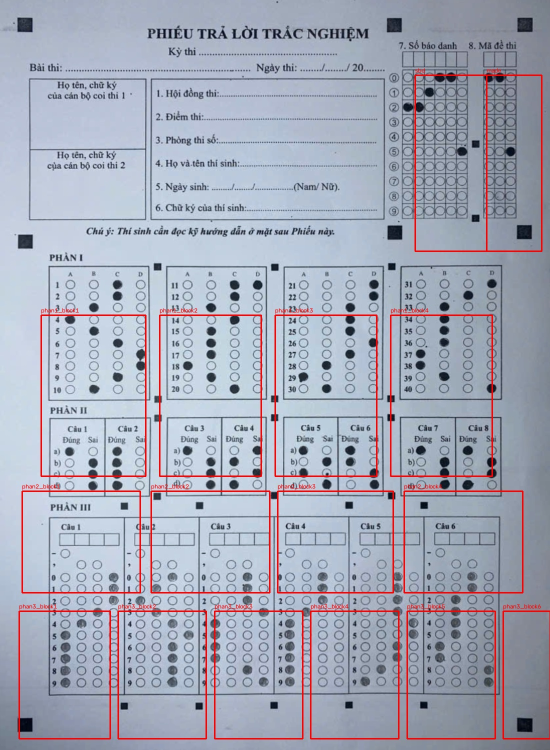
#> input picture modules/output/debug/04_regions_overlay.jpg, 1100 x 1500 px (shown at 1/2 size); its folder holds only this picture in this run
$ python sweep_marker_area.py --dir modules/output/debug
#> lines starting #> are read from the running program, lines starting #| are printed output that depends on the picture; after the words box and inside, x2 and y2 are one past the last pixel; in counts of white or black regions, pixels touching at a corner belong together
#> in main, image is the input picture: shape (1500, 1100, 3); mean B, G, R 183.5, 168.4, 164.5
### modules/preprocessing.py
"""
Module: Preprocessing
Áp dụng kiến thức: Toán tử điểm ảnh, Lọc tuyến tính/phi tuyến, Nhị phân hóa
- Chuyển ảnh xám: giảm chiều dữ liệu, chuẩn hóa đầu vào
- Khử nhiễu: Gaussian Blur (lọc tuyến tính) / Median Blur (lọc phi tuyến, tốt cho nhiễu muối tiêu)
- Cân bằng sáng: CLAHE (Contrast Limited Adaptive Histogram Equalization)
- Nhị phân hóa: Adaptive Threshold / Otsu (toán tử điểm ảnh dựa ngưỡng)
"""

import cv2
import numpy as np


def to_grayscale(image: np.ndarray) -> np.ndarray:
    """Chuyển ảnh màu sang ảnh xám."""
    if len(image.shape) == 3:
        return cv2.cvtColor(image, cv2.COLOR_BGR2GRAY)
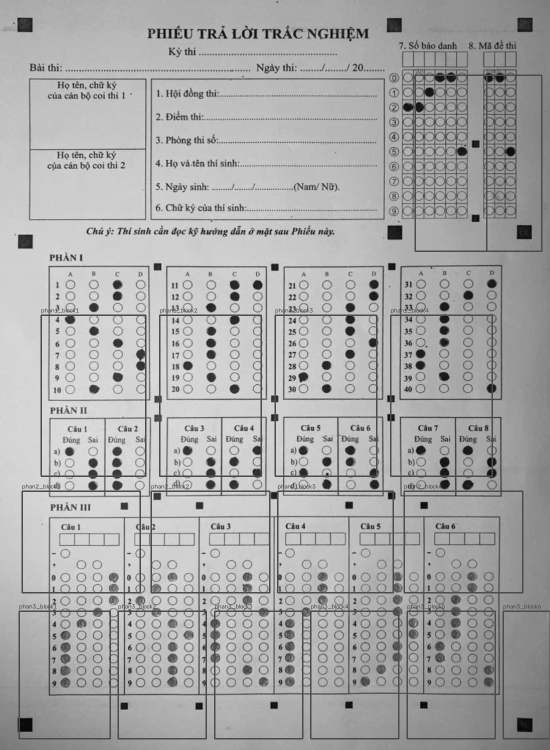
#> returned value: shape (1500, 1100) (shown at 1/2 size); min 1, max 237, mean 168.9
    return image


def denoise(gray: np.ndarray, method: str = "gaussian") -> np.ndarray:
    """
    Khử nhiễu ảnh.
    - gaussian: lọc tuyến tính, làm mượt nhiễu Gauss
    - median: lọc phi tuyến, tốt cho nhiễu muối tiêu (salt-pepper) từ ảnh chụp điện thoại
    """
#> called with method = 'gaussian'
    if method == "gaussian":
        return cv2.GaussianBlur(gray, (5, 5), 0)
    elif method == "median":
        return cv2.medianBlur(gray, 5)
    else:
        return gray


def equalize_lighting(gray: np.ndarray) -> np.ndarray:
    """
    Cân bằng sáng cục bộ bằng CLAHE.
    Xử lý trường hợp ảnh chụp bị bóng đổ / ánh sáng không đều.
    """
    clahe = cv2.createCLAHE(clipLimit=2.0, tileGridSize=(8, 8))
    return clahe.apply(gray)
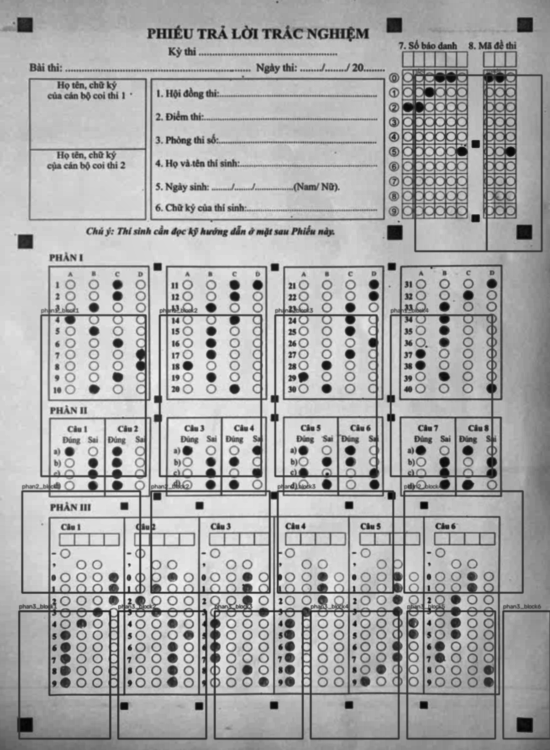
#> returned value: shape (1500, 1100) (shown at 1/2 size); min 3, max 238, mean 169.7


def binarize(gray: np.ndarray, method: str = "adaptive") -> np.ndarray:
    """
    Nhị phân hóa ảnh (toán tử điểm ảnh dựa ngưỡng).
    - adaptive: ngưỡng thích nghi theo vùng cục bộ -> chống chịu ánh sáng không đều
    - otsu: ngưỡng toàn cục tự động theo histogram -> nhanh, phù hợp ảnh sáng đều
    Kết quả: nền trắng (0), nét/ô tô đen thành giá trị 255 (đảo ngược để thuận tiện đếm pixel)
    """
#> called with method = 'adaptive'
    if method == "adaptive":
        binary = cv2.adaptiveThreshold(
            gray, 255,
            cv2.ADAPTIVE_THRESH_GAUSSIAN_C,
            cv2.THRESH_BINARY_INV,
            blockSize=25,
            C=10
        )
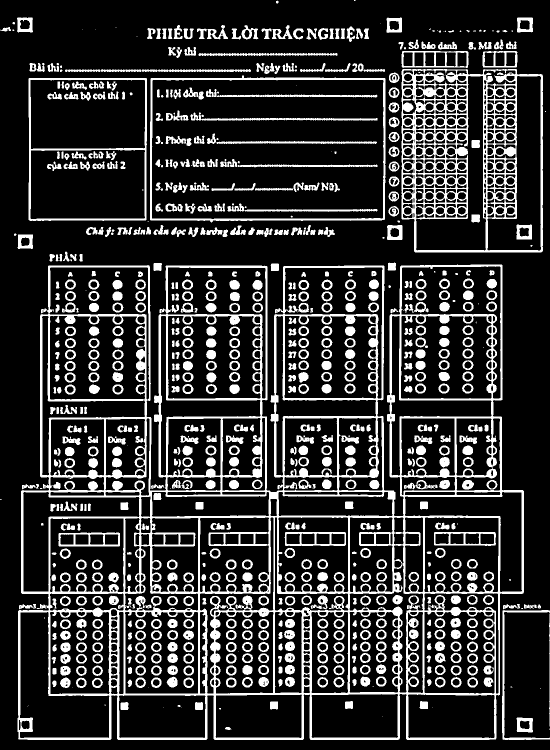
#> binary: shape (1500, 1100) (shown at 1/2 size); 19.8% white; 819 white regions (84 under 20 px), largest, box (x1, y1, x2, y2) and area: (35, 529, 1048, 1480) 134045, (803, 138, 1086, 505) 32150, (300, 151, 771, 445) 6385
    else:  # otsu
        _, binary = cv2.threshold(
            gray, 0, 255,
            cv2.THRESH_BINARY_INV + cv2.THRESH_OTSU
        )
    return binary


def preprocess_pipeline(image: np.ndarray, debug_dir: str = None) -> dict:
    """
    Chạy toàn bộ pipeline tiền xử lý, trả về dict chứa ảnh trung gian
    để phục vụ debug và các module sau sử dụng.
    """
    gray = to_grayscale(image)
    denoised = denoise(gray, method="gaussian")
    equalized = equalize_lighting(denoised)
    binary = binarize(equalized, method="adaptive")

    results = {
        "gray": gray,
        "denoised": denoised,
        "equalized": equalized,
        "binary": binary,
    }

    if debug_dir:
        import os
        os.makedirs(debug_dir, exist_ok=True)
        for name, img in results.items():
            cv2.imwrite(os.path.join(debug_dir, f"01_{name}.jpg"), img)

    return results

def canny_edges(binary: np.ndarray, low=50, high=150) -> np.ndarray:
    return cv2.Canny(binary, low, high)
# [8 lines that do not run on import are left out]

### modules/detection.py
"""
Module: Detection
Áp dụng kiến thức: Phân đoạn ảnh theo ngưỡng, Contour Detection, Đối sánh đặc trưng hình học
- Tìm các marker hình vuông đen ở 4 góc phiếu để làm điểm neo cho Perspective Transform
- Dùng contour + lọc theo diện tích, tỉ lệ cạnh (aspect ratio), độ vuông (extent) để loại nhiễu
"""

import cv2
import numpy as np


def find_marker_candidates(binary: np.ndarray, min_area=300, max_area=5000):
    """
    Tìm các contour hình vuông nhỏ (marker) trên ảnh nhị phân.
    Lọc theo: diện tích, tỉ lệ cạnh gần 1 (vuông), độ đặc (solidity).
    """
    contours, _ = cv2.findContours(binary, cv2.RETR_LIST, cv2.CHAIN_APPROX_SIMPLE)

    candidates = []
    for c in contours:
        area = cv2.contourArea(c)
        if area < min_area or area > max_area:
            continue

        x, y, w, h = cv2.boundingRect(c)
        aspect_ratio = w / float(h)
        if not (0.7 <= aspect_ratio <= 1.3):
            continue

        rect_area = w * h
        extent = area / float(rect_area)
        if extent < 0.6:  # phải đặc (là hình vuông tô đen), không phải viền rỗng
            continue

        cx, cy = x + w / 2, y + h / 2
        candidates.append({"center": (cx, cy), "bbox": (x, y, w, h), "area": area})

    return candidates


# [44 lines left out: functions find_corner_markers, draw_debug_markers, not called in this run]


# [19 lines that do not run on import are left out]

### sweep_marker_area.py
"""
sweep_marker_area.py (v2 - khớp đúng detection.py thật)
"""

import os
import sys
import argparse
import cv2

MODULES_DIR = os.path.join(os.path.dirname(os.path.abspath(__file__)), "modules")
sys.path.insert(0, MODULES_DIR)

from preprocessing import preprocess_pipeline
from detection import find_marker_candidates

MIN_AREA_VALUES = [100, 200, 300, 400, 500]


def pick_corners(candidates, h_img, w_img):
    """Tái hiện đúng logic chọn 4 góc trong find_corner_markers(), nhưng
    nhận candidates đã tính sẵn theo từng min_area thay vì hardcode 300."""
    if len(candidates) < 4:
        return None
    corners_ref = {
        "top_left": (0, 0), "top_right": (w_img, 0),
        "bottom_left": (0, h_img), "bottom_right": (w_img, h_img),
    }
    result = {}
    for name, (rx, ry) in corners_ref.items():
        best = min(candidates, key=lambda c: (c["center"][0] - rx) ** 2 + (c["center"][1] - ry) ** 2)
        result[name] = best["center"]
    return result


def main():
    parser = argparse.ArgumentParser()
    parser.add_argument("--dir", type=str, required=True)
    args = parser.parse_args()

    files = [f for f in sorted(os.listdir(args.dir))
              if f.lower().endswith((".jpg", ".jpeg", ".png"))]

    results = {v: {"pass": 0, "total": 0, "candidates_sum": 0} for v in MIN_AREA_VALUES}

    for fname in files:
        path = os.path.join(args.dir, fname)
        image = cv2.imread(path)
        if image is None:
            continue
        pre = preprocess_pipeline(image)
#> pre = 4 items
        h_img, w_img = pre["binary"].shape
#> h_img = 1500; w_img = 1100

        for min_area in MIN_AREA_VALUES:
            candidates = find_marker_candidates(pre["binary"], min_area=min_area, max_area=5000)
            corners = pick_corners(candidates, h_img, w_img)
            ok = corners is not None

            results[min_area]["total"] += 1
            results[min_area]["candidates_sum"] += len(candidates)
            if ok:
                results[min_area]["pass"] += 1

            print(f"{fname:25s} | min_area={min_area:4d} | candidates={len(candidates):3d} | {'OK' if ok else 'FAIL'}")
#> this loop made 5 passes
#| 04_regions_overlay.jpg    | min_area= 100 | candidates=765 | OK
#| 04_regions_overlay.jpg    | min_area= 200 | candidates=400 | OK
#| 04_regions_overlay.jpg    | min_area= 300 | candidates=257 | OK
#| 04_regions_overlay.jpg    | min_area= 400 | candidates= 30 | OK
#| 04_regions_overlay.jpg    | min_area= 500 | candidates= 29 | OK
#> after the loop, results = 5 items

    print("\n=== KẾT QUẢ TỔNG HỢP ===")
    for min_area, r in results.items():
        rate = r["pass"] / r["total"] * 100 if r["total"] else 0
        avg_cand = r["candidates_sum"] / r["total"] if r["total"] else 0
        print(f"min_area={min_area:4d}: {r['pass']}/{r['total']} OK ({rate:.2f}%) | candidates TB={avg_cand:.1f}")
#> this loop made 5 passes
#> (min_area, r, avg_cand) on passes 1 to 5: (100, {'pass': 1, 'total': 1, 'candidates_sum': 765}, 765), (200, {'pass': 1, 'total': 1, 'candidates_sum': 400}, 400), (300, {'pass': 1, 'total': 1, 'candidates_sum': 257}, 257), (400, {'pass': 1, 'total': 1, 'candidates_sum': 30}, 30), (500, {'pass': 1, 'total': 1, 'candidates_sum': 29}, 29)
#| min_area= 100: 1/1 OK (100.00%) | candidates TB=765.0
#| min_area= 200: 1/1 OK (100.00%) | candidates TB=400.0
#| min_area= 300: 1/1 OK (100.00%) | candidates TB=257.0
#| min_area= 400: 1/1 OK (100.00%) | candidates TB=30.0
#| min_area= 500: 1/1 OK (100.00%) | candidates TB=29.0


if __name__ == "__main__":
    main()
